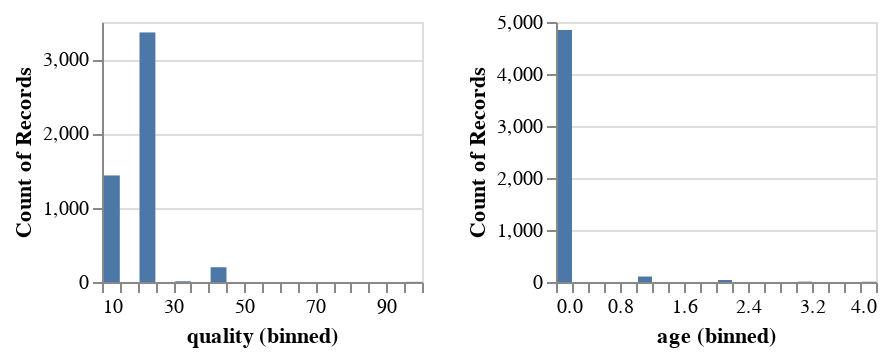

The notebook cell this image was saved under:
### Code cell
import altair as alt

brush = alt.selection(type='interval', encodings=['x'])

# Define the base chart, with the common parts of the
# background and highlights
base = alt.Chart().mark_bar().encode(
    x=alt.X(alt.repeat('column'), type='quantitative', bin=alt.Bin(maxbins=20)),
    y='count()'
).properties(
    width=160,
    height=130
)

# gray background with selection
background = base.encode(
    color=alt.value('#ddd')
).add_selection(brush)

# blue highlights on the transformed data
highlight = base.transform_filter(brush)

# layer the two charts & repeat
alt.layer(
    background,
    highlight,
    data=data
).repeat(column=["quality", "age"])

### Figure 1 — Vega-Lite specification as saved in the notebook (floating-point values rounded to 4 significant figures; data arrays with more than 128 entries replaced by an {"elided": "..."} marker saying what was removed)
{"config": {"view": {"continuousWidth": 400, "continuousHeight": 300}}, "repeat": {"column": ["quality", "age"]}, "spec": {"layer": [{"mark": "bar", "encoding": {"color": {"value": "#ddd"}, "x": {"type": "quantitative", "bin": {"maxbins": 20}, "field": {"repeat": "column"}}, "y": {"type": "quantitative", "aggregate": "count"}}, "height": 130, "selection": {"selector023": {"type": "interval", "encodings": ["x"]}}, "width": 160}, {"mark": "bar", "encoding": {"x": {"type": "quantitative", "bin": {"maxbins": 20}, "field": {"repeat": "column"}}, "y": {"type": "quantitative", "aggregate": "count"}}, "height": 130, "transform": [{"filter": {"selection": "selector023"}}], "width": 160}], "data": {"name": "data-85cee2a11df391663712a90f6dcb2fe6"}}, "$schema": "https://vega.github.io/schema/vega-lite/v4.8.1.json", "datasets": {"data-85cee2a11df391663712a90f6dcb2fe6": {"elided": "5000 records"}}}
